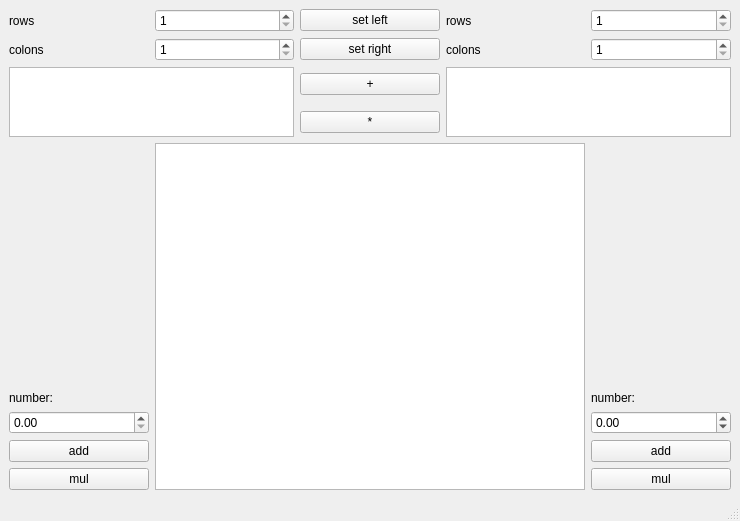
<?xml version="1.0" encoding="UTF-8"?>
<ui version="4.0">
 <class>MainWindow</class>
 <widget class="QMainWindow" name="MainWindow">
  <property name="geometry">
   <rect>
    <x>0</x>
    <y>0</y>
    <width>740</width>
    <height>521</height>
   </rect>
  </property>
  <property name="windowTitle">
   <string>MainWindow</string>
  </property>
  <widget class="QWidget" name="centralwidget">
   <layout class="QGridLayout" name="gridLayout_2">
    <item row="0" column="0">
     <layout class="QGridLayout" name="gridLayout">
      <item row="0" column="0">
       <widget class="QLabel" name="label">
        <property name="text">
         <string>rows</string>
        </property>
       </widget>
      </item>
      <item row="0" column="1">
       <widget class="QSpinBox" name="rows_1">
        <property name="minimum">
         <number>1</number>
        </property>
       </widget>
      </item>
      <item row="0" column="3">
       <widget class="QLabel" name="label_3">
        <property name="text">
         <string>rows</string>
        </property>
       </widget>
      </item>
      <item row="0" column="4">
       <widget class="QSpinBox" name="rows_2">
        <property name="minimum">
         <number>1</number>
        </property>
       </widget>
      </item>
      <item row="1" column="0">
       <widget class="QLabel" name="label_2">
        <property name="text">
         <string>colons</string>
        </property>
       </widget>
      </item>
      <item row="1" column="1">
       <widget class="QSpinBox" name="colons_1">
        <property name="minimum">
         <number>1</number>
        </property>
       </widget>
      </item>
      <item row="1" column="3">
       <widget class="QLabel" name="label_4">
        <property name="text">
         <string>colons</string>
        </property>
       </widget>
      </item>
      <item row="1" column="4">
       <widget class="QSpinBox" name="colons_2">
        <property name="minimum">
         <number>1</number>
        </property>
       </widget>
      </item>
      <item row="2" column="0" rowspan="2" colspan="2">
       <widget class="QTableWidget" name="input_1"/>
      </item>
      <item row="2" column="2">
       <widget class="QPushButton" name="add">
        <property name="text">
         <string>+</string>
        </property>
       </widget>
      </item>
      <item row="2" column="3" rowspan="2" colspan="2">
       <widget class="QTableWidget" name="input_2"/>
      </item>
      <item row="3" column="2">
       <widget class="QPushButton" name="mul">
        <property name="text">
         <string>*</string>
        </property>
       </widget>
      </item>
      <item row="4" column="1" colspan="3">
       <widget class="QTextEdit" name="output"/>
      </item>
      <item row="0" column="2">
       <widget class="QPushButton" name="set_1">
        <property name="text">
         <string>set left</string>
        </property>
       </widget>
      </item>
      <item row="1" column="2">
       <widget class="QPushButton" name="set_2">
        <property name="text">
         <string>set right</string>
        </property>
       </widget>
      </item>
      <item row="4" column="0">
       <layout class="QVBoxLayout" name="verticalLayout">
        <item>
         <widget class="QLabel" name="label_5">
          <property name="text">
           <string>number:</string>
          </property>
          <property name="alignment">
           <set>Qt::AlignBottom|Qt::AlignLeading|Qt::AlignLeft</set>
          </property>
         </widget>
        </item>
        <item>
         <widget class="QDoubleSpinBox" name="num_1"/>
        </item>
        <item>
         <widget class="QPushButton" name="add_num_1">
          <property name="text">
           <string>add</string>
          </property>
         </widget>
        </item>
        <item>
         <widget class="QPushButton" name="mil_num_1">
          <property name="text">
           <string>mul</string>
          </property>
         </widget>
        </item>
       </layout>
      </item>
      <item row="4" column="4">
       <layout class="QVBoxLayout" name="verticalLayout_2">
        <item>
         <widget class="QLabel" name="label_6">
          <property name="text">
           <string>number:</string>
          </property>
          <property name="alignment">
           <set>Qt::AlignBottom|Qt::AlignLeading|Qt::AlignLeft</set>
          </property>
         </widget>
        </item>
        <item>
         <widget class="QDoubleSpinBox" name="num_2">
          <property name="minimum">
           <double>-100.000000000000000</double>
          </property>
          <property name="maximum">
           <double>100.000000000000000</double>
          </property>
         </widget>
        </item>
        <item>
         <widget class="QPushButton" name="add_num_2">
          <property name="text">
           <string>add</string>
          </property>
         </widget>
        </item>
        <item>
         <widget class="QPushButton" name="mul_num_2">
          <property name="text">
           <string>mul</string>
          </property>
         </widget>
        </item>
       </layout>
      </item>
     </layout>
    </item>
   </layout>
  </widget>
  <widget class="QMenuBar" name="menubar">
   <property name="geometry">
    <rect>
     <x>0</x>
     <y>0</y>
     <width>740</width>
     <height>26</height>
    </rect>
   </property>
  </widget>
  <widget class="QStatusBar" name="statusbar"/>
 </widget>
 <resources/>
 <connections/>
</ui>
